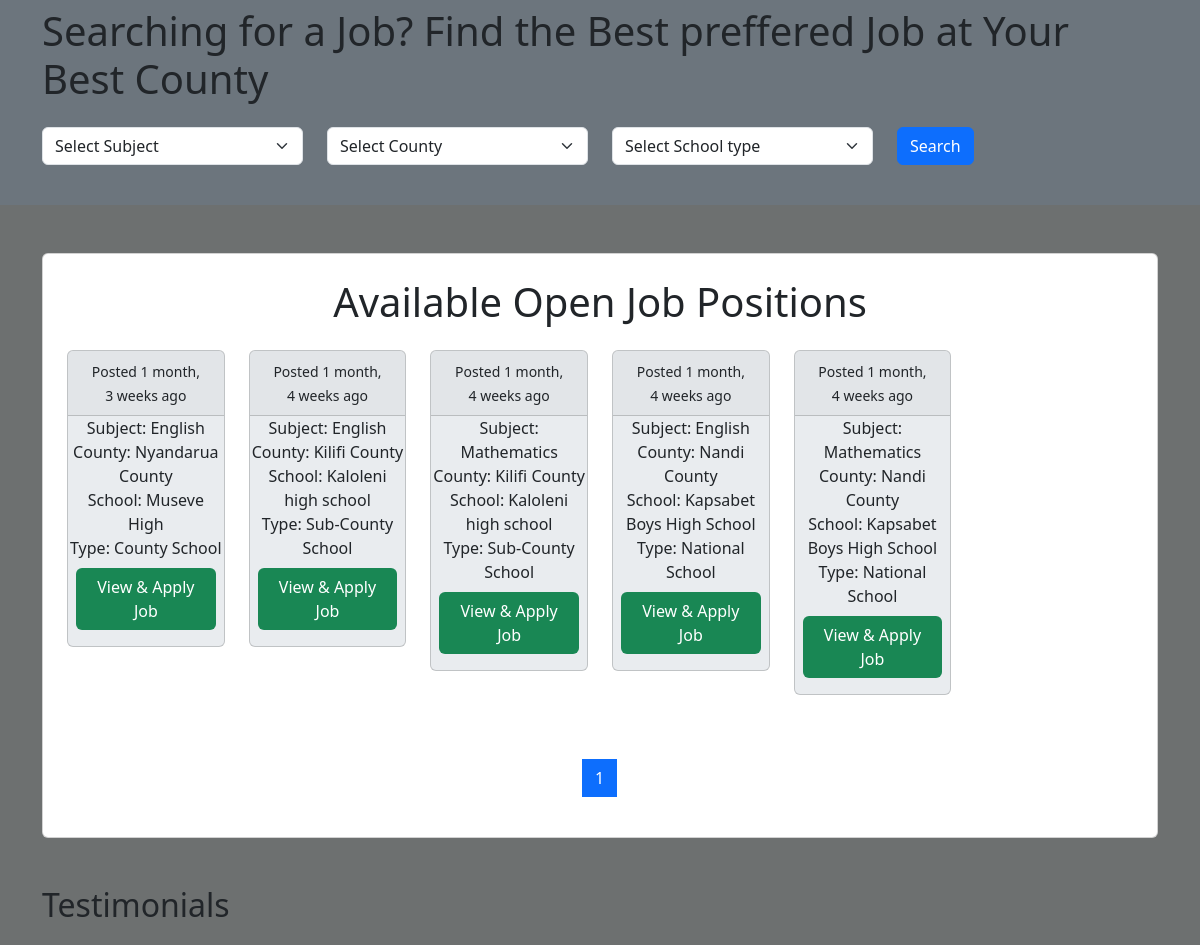
The app's page / (middle part), older data.
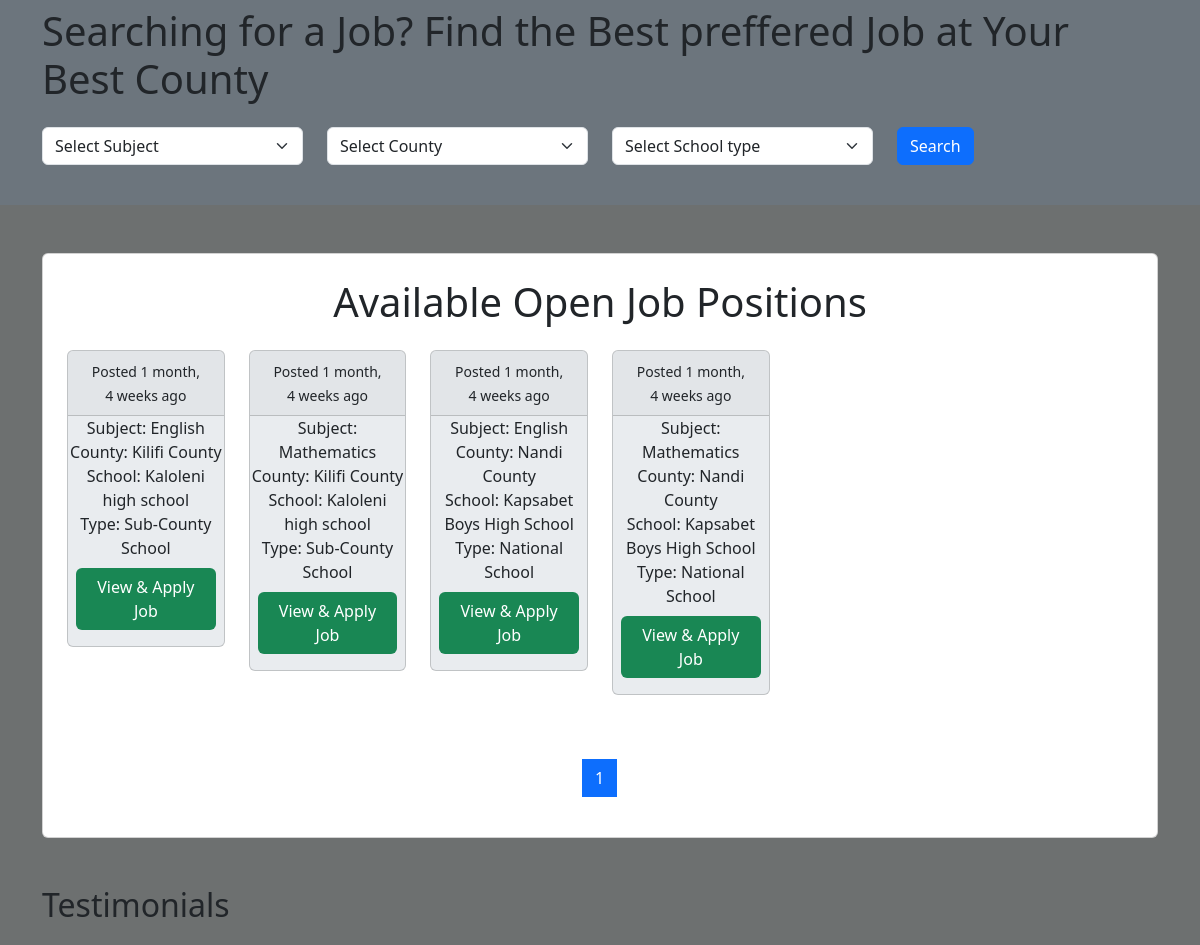
The same page, newer data.
### school/models.py (models this page shows, shortened)
class Newjob(models.Model):
    school = models.ForeignKey(School, on_delete=models.CASCADE)
    subject = models.CharField(max_length=100, null=True)
    salary = models.CharField(max_length=100, null=True)
    description = models.TextField(null=True)
    requirements = models.TextField(null=True)
    qualifications = models.TextField(null=True)
    created_at = models.DateTimeField(auto_now_add=True)
    is_active = models.BooleanField(default=True)

class School(models.Model):
    user = models.OneToOneField(User, on_delete=models.CASCADE)
    location = models.CharField(max_length=100, default=False)
    address = models.CharField(max_length=100, default=False)
    description = models.TextField(default=False)
    contact = models.CharField(max_length=20, default=False)
    website = models.URLField(default=False)
    school_type =models.CharField(max_length=100, default=False)

### users/models.py (models this page shows)
class User(AbstractUser):
    USERNAME_FIELD = 'username'
    username = models.CharField(max_length=150, unique=True)
    is_teacher = models.BooleanField(default=False)
    is_school = models.BooleanField(default=False)
    groups = models.ManyToManyField(Group, blank=True, related_name='custom_user_set')
    user_permissions = models.ManyToManyField(Permission,blank=True,related_name='custom_user_set')
    has_paid = models.BooleanField(default=False)
    has_resume = models.BooleanField(default=False)
    has_school = models.BooleanField(default=False)
    created_at = models.DateTimeField(auto_now_add=True)

### users/views.py (the view)
# urls.py: path('', views.Homepage, name='home-page'),
def Homepage(request):
    jobs = Newjob.objects.all().select_related('school').order_by('-created_at')
    search_subject = request.GET.get('subject')
    search_location = request.GET.get('location')
    search_school_type = request.GET.get('school_type')
    if search_subject:
        jobs = jobs.filter(subject=search_subject)
    if search_location:
        jobs = jobs.filter(school__location=search_location)
    if search_school_type:
        jobs = jobs.filter(school__school_type=search_school_type)
    page = Paginator(jobs, 60)
    page_list = request.GET.get('page')
    page = page.get_page(page_list)
    context={'page':page, 'search_subject':search_subject, 'search_location':search_location, 'search_school_type':search_school_type}
    return render(request, 'users/home.html', context)

### templates/users/home.html (shortened to what this page needs)
{% extends 'users/base.html' %}
{% block content %}
{% load static %}
<div class="section bg-secondary">
    <div class="container mt-0 pt-5 pb-4 ">
        <h1 class="mb-4">Searching for a Job? Find the Best preffered Job at Your Best County</h1>
        <form action="{% url 'home-page' %}" method="GET">
            <div class="row">
                <div class="col-md-3">
                    <select class="form-select mb-3" aria-label="Select Subject" name="subject">
                        <option value="{{search_subject}}" {% if not subject %}selected{% endif %}selected class="text-black">Select Subject</option>
                    </select>
                </div>
                <div class="col-md-3">
                    <select class="form-select mb-3" name="location">
                        <option value="" {% if not location %}selected{% endif %}selected class="text-black">Select County</option>
                    </select>
                </div>
                <div class="col-md-3">
                    <select class="form-select mb-3" name="school_type">
                        <option value="" {% if not school_type %}selected{% endif %}selected class="text-black">Select School type</option>
                    </select>
                </div>
                <div class="col-md-3">
                    <button class="btn btn-primary btn-block " type="submit">Search</button>
                </div>
            </div>
        </form>
    </div>
</div>
<div class="container my-5">
    <div class="card p-4" >
        <h1 class="mb-2 text-center">Available Open Job Positions</h1>
        <div class="row">
            {% for job in page.object_list %}
            {% if job.is_active %}
            <div class="col-md-2 my-3">
                <div class="card bg-body-secondary pb-2">
                    <div class="card-header text-center px-0">
                        <small>Posted {{ job.created_at|timesince }} ago</small>
                    </div>
                    <div class="card-body text-center p-0">
                        <p class="m-0">Subject: {{ job.subject }}</p>
                        <p class="m-0">County: {{ job.school.location }} County</p>
                        <p class="m-0">School: {{ job.school.user.username }}</p>
                        <p class="m-0">Type: {{ job.school.school_type }}</p>
                        <div class="card-btn btn-lg text-center m-2">
                            <a href="{% url 'view_job' %}?id={{ job.id }}"><button type="submit"
                                    class="text-bg-success rounded-2 btn">View & Apply Job</button></a>
                        </div>
                    </div>
                </div>
            </div>
            {% endif %}
            {% endfor %}
        </div>
        <div class="mt-5">
            <nav aria-label="page navigation">
                <ul class="pagination justify-content-center">
                    <li class="page-item active" aria-current="page">
                        <a class="page-link" href="#">{{ page.number }}</a>
                    </li>
                </ul>
            </nav>
        </div>
    </div>
</div>
<div class="container mt-4">
    <h2 class="mb-4">Testimonials</h2>
  </div>
{% endblock %}

Row changes from the older to the newer data that the page shows:
removed Newjob: created_at "1 month, 3 weeks", subject "English", school.location "Nyandarua", school.user.username "Museve High", school.school_type "County School"
